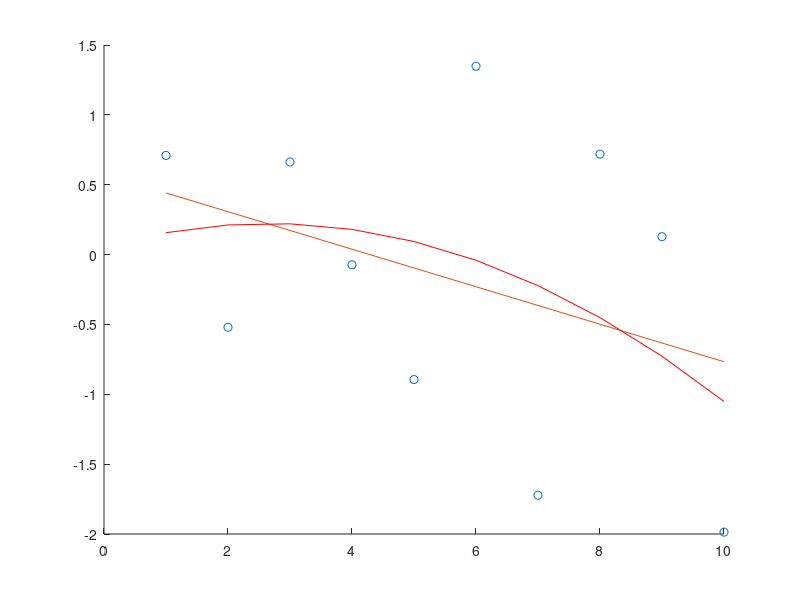

Reproduce this figure in MATLAB.
clear all
close all

% On génère les données
x = [1:10]';
y = randn(10, 1);

% RÉGRESSION LINÉAIRE
teta = polyfit(x, y, 1);
% teta(1) : coefficient directeur
% teta(2) : coordonnée à l'origine
teta2 = polyfit(x, y, 2);

figure(1)
hold on
plot(x, y, 'o');
plot(x, teta(1)*x + teta(2))
plot(x, teta2(1)*x.^2 + teta2(2)*x + teta2(3), 'r')
hold off


